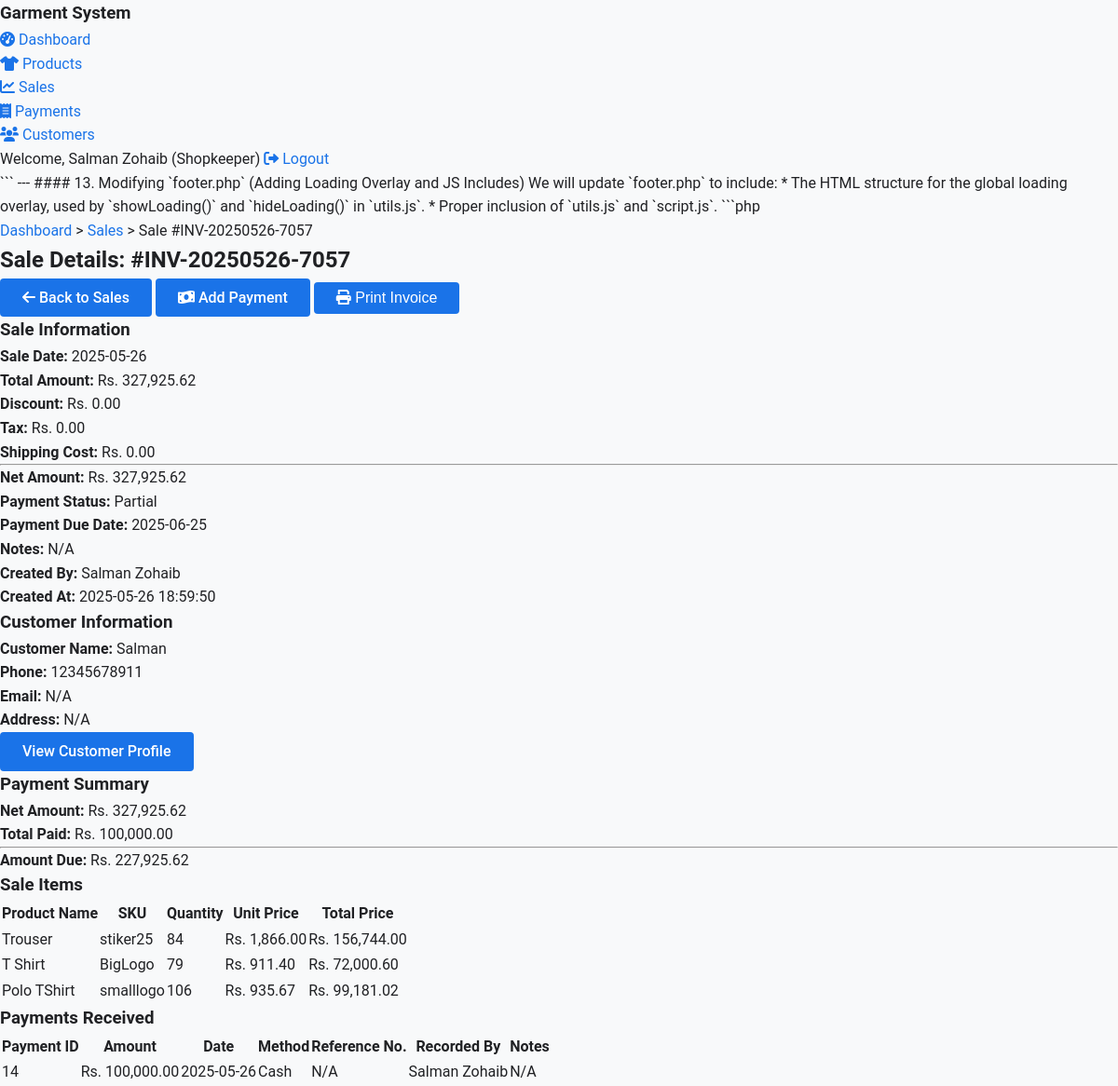
Page /view-sale.php?id=13 (signed in) on the committed database.
### tables this page shows
CREATE TABLE `sales` (
  `id` int(11) NOT NULL,
  `invoice_number` varchar(50) NOT NULL,
  `customer_id` int(11) NOT NULL,
  `sale_date` date NOT NULL,
  `total_amount` decimal(10,2) NOT NULL,
  `discount_amount` decimal(10,2) DEFAULT 0.00,
  `tax_amount` decimal(10,2) DEFAULT 0.00,
  `shipping_cost` decimal(10,2) DEFAULT 0.00,
  `net_amount` decimal(10,2) NOT NULL,
  `payment_status` enum('unpaid','partial','paid') DEFAULT 'unpaid',
  `payment_due_date` date DEFAULT NULL,
  `notes` text DEFAULT NULL,
  `created_by` int(11) NOT NULL,
  `created_at` timestamp NULL DEFAULT current_timestamp(),
  `updated_at` timestamp NULL DEFAULT current_timestamp() ON UPDATE current_timestamp()
);

CREATE TABLE `users` (
  `id` int(11) NOT NULL,
  `username` varchar(50) NOT NULL,
  `password` varchar(255) NOT NULL,
  `full_name` varchar(100) NOT NULL,
  `email` varchar(100) NOT NULL,
  `role` enum('owner','incharge','shopkeeper') NOT NULL,
  `phone` varchar(20) DEFAULT NULL,
  `is_active` tinyint(1) DEFAULT 1,
  `created_at` timestamp NULL DEFAULT current_timestamp(),
  `updated_at` timestamp NULL DEFAULT current_timestamp() ON UPDATE current_timestamp()
);

CREATE TABLE `customers` (
  `id` int(11) NOT NULL,
  `name` varchar(100) NOT NULL,
  `contact_person` varchar(100) DEFAULT NULL,
  `phone` varchar(20) DEFAULT NULL,
  `email` varchar(100) DEFAULT NULL,
  `address` text DEFAULT NULL,
  `created_by` int(11) NOT NULL,
  `created_at` timestamp NULL DEFAULT current_timestamp(),
  `updated_at` timestamp NULL DEFAULT current_timestamp() ON UPDATE current_timestamp()
);

CREATE TABLE `sale_items` (
  `id` int(11) NOT NULL,
  `sale_id` int(11) NOT NULL,
  `product_id` int(11) NOT NULL,
  `quantity` int(11) NOT NULL,
  `unit_price` decimal(10,2) NOT NULL,
  `total_price` decimal(10,2) NOT NULL
);

CREATE TABLE `products` (
  `id` int(11) NOT NULL,
  `name` varchar(100) NOT NULL,
  `description` text DEFAULT NULL,
  `sku` varchar(50) DEFAULT NULL,
  `category` varchar(50) DEFAULT NULL,
  `created_by` int(11) NOT NULL,
  `created_at` timestamp NULL DEFAULT current_timestamp(),
  `updated_at` timestamp NULL DEFAULT current_timestamp() ON UPDATE current_timestamp()
);

CREATE TABLE `payments` (
  `id` int(11) NOT NULL,
  `sale_id` int(11) NOT NULL,
  `amount` decimal(10,2) NOT NULL,
  `payment_date` date NOT NULL,
  `payment_method` enum('cash','bank_transfer','check','other') NOT NULL,
  `reference_number` varchar(50) DEFAULT NULL,
  `notes` text DEFAULT NULL,
  `recorded_by` int(11) NOT NULL,
  `created_at` timestamp NULL DEFAULT current_timestamp()
);

### view-sale.php (the view, shortened to what this page needs)
<?php
include_once '../includes/header.php';
$database = new Database();
$db = $database->getConnection();
$auth = new Auth($db);
$sale_id = isset($_GET['id']) ? intval($_GET['id']) : null;
$sale = null;
$sale_items = [];
$payments = [];
$total_paid_amount = 0;
$amount_due = 0;
try {
    $sale_query = "SELECT s.*, c.name as customer_name, c.phone as customer_phone, c.email as customer_email, c.address as customer_address,
                          u.full_name as created_by_name, u.username as created_by_username
                   FROM sales s
                   JOIN customers c ON s.customer_id = c.id
                   LEFT JOIN users u ON s.created_by = u.id
                   WHERE s.id = ?";
    if ($_SESSION['role'] === 'shopkeeper') {
        $sale_query .= " AND s.created_by = " . $_SESSION['user_id'];
    }
    $sale_stmt = $db->prepare($sale_query);
    $sale_stmt->execute([$sale_id]);
    $sale = $sale_stmt->fetch(PDO::FETCH_ASSOC);
    $sale_items_query = "SELECT si.*, p.name as product_name, p.sku as product_sku
                         FROM sale_items si
                         JOIN products p ON si.product_id = p.id
                         WHERE si.sale_id = ?";
    $sale_items_stmt = $db->prepare($sale_items_query);
    $sale_items_stmt->execute([$sale_id]);
    $sale_items = $sale_items_stmt->fetchAll(PDO::FETCH_ASSOC);
    $payments_query = "SELECT py.*, u.full_name as recorded_by_name
                       FROM payments py
                       LEFT JOIN users u ON py.recorded_by = u.id
                       WHERE py.sale_id = ? ORDER BY py.payment_date ASC";
    $payments_stmt = $db->prepare($payments_query);
    $payments_stmt->execute([$sale_id]);
    $payments = $payments_stmt->fetchAll(PDO::FETCH_ASSOC);
    $total_paid_amount = array_sum(array_column($payments, 'amount'));
    $amount_due = $sale['net_amount'] - $total_paid_amount;
    $auth->logActivity(
        $_SESSION['user_id'],
        'read',
        'sales',
        'Viewed details for sale: ' . htmlspecialchars($sale['invoice_number']),
        $sale_id
    );
} catch (Exception $e) {
    $auth->logActivity(
        $_SESSION['user_id'] ?? null,
        'error',
        'sales',
        'Error loading sale details: ' . $e->getMessage(),
        $sale_id ?? null
    );
    $_SESSION['error_message'] = $e->getMessage();
    header('Location: sales.php');
    exit;
}
function getMethodColor($method) {
    switch ($method) {
        case 'cash': return 'status-cash';
    }
}
?>
<div class="breadcrumb">
    <a href="dashboard.php">Dashboard</a> &gt;
    <a href="sales.php">Sales</a> &gt;
    <span>Sale #<?php echo htmlspecialchars($sale['invoice_number']); ?></span>
</div>
<div class="page-header">
    <div class="page-title">
        <h2>Sale Details: #<?php echo htmlspecialchars($sale['invoice_number']); ?></h2>
    </div>
    <div class="page-actions">
        <a href="sales.php" class="button secondary">
            <i class="fas fa-arrow-left"></i> Back to Sales
        </a>
        <?php if ($sale['payment_status'] !== 'paid' && $_SESSION['role'] === 'shopkeeper'): ?>
            <a href="add-payment.php?sale_id=<?php echo htmlspecialchars($sale['id']); ?>" class="button primary">
                <i class="fas fa-money-bill-wave"></i> Add Payment
            </a>
        <?php endif; ?>
        <button type="button" class="button button-info" id="printSaleBtn">
            <i class="fas fa-print"></i> Print Invoice
        </button>
        </div>
</div>
<div class="container-fluid">
    <div class="row">
        <div class="col-lg-6 col-md-12">
            <div class="card sale-info-card">
                <div class="card-header">
                    <h3>Sale Information</h3>
                </div>
                <div class="card-content">
                    <p><strong>Sale Date:</strong> <?php echo htmlspecialchars($sale['sale_date']); ?></p>
                    <p><strong>Total Amount:</strong> Rs. <?php echo number_format($sale['total_amount'], 2); ?></p>
                    <p><strong>Discount:</strong> Rs. <?php echo number_format($sale['discount_amount'], 2); ?></p>
                    <p><strong>Tax:</strong> Rs. <?php echo number_format($sale['tax_amount'], 2); ?></p>
                    <p><strong>Shipping Cost:</strong> Rs. <?php echo number_format($sale['shipping_cost'], 2); ?></p>
                    <hr>
                    <p><strong>Net Amount:</strong> Rs. <?php echo number_format($sale['net_amount'], 2); ?></p>
                    <p><strong>Payment Status:</strong> <span class="status-badge status-<?php echo htmlspecialchars($sale['payment_status']); ?>"><?php echo ucfirst(htmlspecialchars($sale['payment_status'])); ?></span></p>
                    <?php if ($sale['payment_due_date']): ?>
                        <p><strong>Payment Due Date:</strong> <?php echo htmlspecialchars($sale['payment_due_date']); ?></p>
                    <?php endif; ?>
                    <p><strong>Notes:</strong> <?php echo nl2br(htmlspecialchars($sale['notes'] ?: 'N/A')); ?></p>
                    <p><strong>Created By:</strong> <?php echo htmlspecialchars($sale['created_by_name'] ?: 'N/A'); ?></p>
                    <p><strong>Created At:</strong> <?php echo htmlspecialchars(date('Y-m-d H:i:s', strtotime($sale['created_at']))); ?></p>
                </div>
            </div>
        </div>
        <div class="col-lg-6 col-md-12">
            <div class="card customer-info-card">
                <div class="card-header">
                    <h3>Customer Information</h3>
                </div>
                <div class="card-content">
                    <p><strong>Customer Name:</strong> <?php echo htmlspecialchars($sale['customer_name']); ?></p>
                    <p><strong>Phone:</strong> <?php echo htmlspecialchars($sale['customer_phone'] ?: 'N/A'); ?></p>
                    <p><strong>Email:</strong> <?php echo htmlspecialchars($sale['customer_email'] ?: 'N/A'); ?></p>
                    <p><strong>Address:</strong> <?php echo nl2br(htmlspecialchars($sale['customer_address'] ?: 'N/A')); ?></p>
                    <a href="view-customer.php?id=<?php echo htmlspecialchars($sale['customer_id']); ?>" class="button button-sm secondary mt-2">View Customer Profile</a>
                </div>
            </div>
            <div class="card payment-summary-card mt-4">
                <div class="card-header">
                    <h3>Payment Summary</h3>
                </div>
                <div class="card-content">
                    <p><strong>Net Amount:</strong> Rs. <?php echo number_format($sale['net_amount'], 2); ?></p>
                    <p><strong>Total Paid:</strong> Rs. <?php echo number_format($total_paid_amount, 2); ?></p>
                    <hr>
                    <p><strong>Amount Due:</strong> <span class="amount-due">Rs. <?php echo number_format($amount_due, 2); ?></span></p>
                </div>
            </div>
        </div>
    </div>
    <div class="row mt-4">
        <div class="col-12">
            <div class="card sale-items-card">
                <div class="card-header">
                    <h3>Sale Items</h3>
                </div>
                <div class="card-content">
                    <?php if (!empty($sale_items)): ?>
                        <div class="table-responsive">
                            <table class="table table-hover">
                                <thead>
                                    <tr>
                                        <th>Product Name</th>
                                        <th>SKU</th>
                                        <th>Quantity</th>
                                        <th>Unit Price</th>
                                        <th>Total Price</th>
                                    </tr>
                                </thead>
                                <tbody>
                                    <?php foreach ($sale_items as $item): ?>
                                        <tr>
                                            <td><?php echo htmlspecialchars($item['product_name']); ?></td>
                                            <td><?php echo htmlspecialchars($item['product_sku']); ?></td>
                                            <td><?php echo number_format($item['quantity']); ?></td>
                                            <td>Rs. <?php echo number_format($item['unit_price'], 2); ?></td>
                                            <td>Rs. <?php echo number_format($item['total_price'], 2); ?></td>
                                        </tr>
                                    <?php endforeach; ?>
                                </tbody>
                            </table>
                        </div>
                    <?php else: ?>
                        <p class="text-center text-muted">No items found for this sale.</p>
                    <?php endif; ?>
                </div>
            </div>
        </div>
    </div>
    <div class="row mt-4">
        <div class="col-12">
            <div class="card payments-received-card">
                <div class="card-header">
                    <h3>Payments Received</h3>
                </div>
                <div class="card-content">
                    <?php if (!empty($payments)): ?>
                        <div class="table-responsive">
                            <table class="table table-hover">
                                <thead>
                                    <tr>
                                        <th>Payment ID</th>
                                        <th>Amount</th>
                                        <th>Date</th>
                                        <th>Method</th>
                                        <th>Reference No.</th>
                                        <th>Recorded By</th>
                                        <th>Notes</th>
                                    </tr>
                                </thead>
                                <tbody>
                                    <?php foreach ($payments as $payment): ?>
                                        <tr>
                                            <td><?php echo htmlspecialchars($payment['id']); ?></td>
                                            <td>Rs. <?php echo number_format($payment['amount'], 2); ?></td>
                                            <td><?php echo htmlspecialchars($payment['payment_date']); ?></td>
                                            <td><span class="status-badge <?php echo getMethodColor($payment['payment_method']); ?>"><?php echo htmlspecialchars(ucfirst(str_replace('_', ' ', $payment['payment_method']))); ?></span></td>
                                            <td><?php echo htmlspecialchars($payment['reference_number'] ?: 'N/A'); ?></td>
                                            <td><?php echo htmlspecialchars($payment['recorded_by_name'] ?: 'N/A'); ?></td>
                                            <td><?php echo htmlspecialchars($payment['notes'] ?: 'N/A'); ?></td>
                                        </tr>
                                    <?php endforeach; ?>
                                </tbody>
                            </table>
                        </div>
                    <?php else: ?>
                        <p class="text-center text-muted">No payments received for this sale yet.</p>
                    <?php endif; ?>
                </div>
            </div>
        </div>
    </div>
</div>
<?php include_once '../includes/footer.php'; ?>

### style.css (style rules this page uses)
:root { --primary: #1a73e8; --primary-dark: #0d47a1; --secondary: #5f6368; --accent: #fbbc04; --success: #34a853; --warning: #fbbc04; --error: #ea4335; --background: #ffffff; --surface: #f8f9fa; --border: #dadce0; --text-primary: #202124; --text-secondary: #5f6368; --font-family: 'Roboto', 'Segoe UI', Arial, sans-serif; --font-size-sm: 0.875rem; --font-size-md: 1rem; --font-size-lg: 1.25rem; --font-size-xl: 1.5rem; --spacing-xs: 0.25rem; --spacing-sm: 0.5rem; --spacing-md: 1rem; --spacing-lg: 1.5rem; --spacing-xl: 2rem; --border-radius-sm: 0.25rem; --border-radius-md: 0.5rem; --border-radius-lg: 1rem; --shadow-sm: 0 1px 3px rgba(0,0,0,0.12), 0 1px 2px rgba(0,0,0,0.24); --shadow-md: 0 3px 6px rgba(0,0,0,0.16), 0 3px 6px rgba(0,0,0,0.23); --shadow-lg: 0 10px 20px rgba(0,0,0,0.19), 0 6px 6px rgba(0,0,0,0.23); }
* { margin: 0; padding: 0; box-sizing: border-box; }
body { font-family: var(--font-family); font-size: var(--font-size-md); color: var(--text-primary); background-color: var(--surface); line-height: 1.6; }
a { color: var(--primary); text-decoration: none; }
button, .button { display: inline-block; background-color: var(--primary); color: white; border: none; padding: var(--spacing-sm) var(--spacing-lg); border-radius: var(--border-radius-sm); cursor: pointer; font-size: var(--font-size-md); font-weight: 500; transition: background-color 0.3s ease; }

### rows in the picture
sales: invoice_number "INV-20250526-7057", sale_date "2025-05-26", total_amount "327,925.62", discount_amount "0.00", tax_amount "0.00", shipping_cost "0.00", net_amount "327,925.62", payment_status "Partial", payment_due_date "2025-06-25", notes "N/A", created_by.full_name "Salman Zohaib", created_at "2025-05-26 18:59:50", customer.name "Salman", customer.phone "12345678911", customer.email "N/A", customer.address "N/A", net_amount "227,925.62"
sale_items: product.name "Trouser", product.sku "stiker25", quantity "84", unit_price "1,866.00", total_price "156,744.00"
sale_items: product.name "T Shirt", product.sku "BigLogo", quantity "79", unit_price "911.40", total_price "72,000.60"
sale_items: product.name "Polo TShirt", product.sku "smalllogo", quantity "106", unit_price "935.67", total_price "99,181.02"
payments: id "14", amount "100,000.00", payment_date "2025-05-26", payment_method "Cash", reference_number "N/A", recorded_by.full_name "Salman Zohaib", notes "N/A"

### other values in the picture
$_SESSION['full_name'] "Salman Zohaib"
$_SESSION['role'] "Shopkeeper"
$total_paid_amount "100,000.00"
